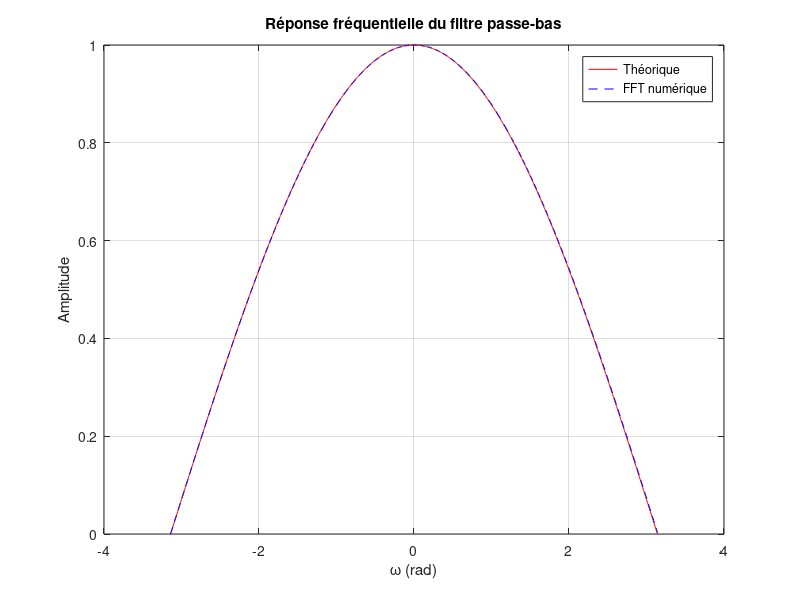

Recreate this plot in MATLAB.
% Fréquence d'échantillonnage
fe = 1000;
N = 1024;
omega = linspace(-pi, pi, N);

% Réponse théorique
H_theo = abs(cos(omega/2));

% Signal d'entrée : dirac
x = zeros(1, N);
x(1) = 1;

% Filtrage : y(k) = 0.5*(x(k) + x(k-1))
y = filter([0.5 0.5], 1, x);

% Spectre
Y = fftshift(fft(y));
f = linspace(-fe/2, fe/2, N);
Y_mag = abs(Y) / max(abs(Y));  % Normalisation

figure;
plot(omega, H_theo, 'r', 'DisplayName', 'Théorique');
hold on;
plot(2*pi*f/fe, Y_mag, 'b--', 'DisplayName', 'FFT numérique');
xlabel('\omega (rad)');
ylabel('Amplitude');
title('Réponse fréquentielle du filtre passe-bas');
legend;
grid on;
